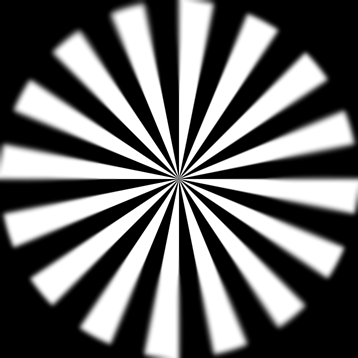
%> input picture Proyecto aberraciones opticas/Imagenes/curvatura.png, 358 x 358 px
$ octave main_Dec.m   (GNU Octave 9; MATLAB toolbox functions it lacks are replaced by stand-ins)
%> lines starting %> are read from the running program, lines starting %| are printed output that depends on the picture; long printed decimals are rounded
### Proyecto aberraciones opticas/pLap_Deconvolution.m
%% -----------------Fundamentos Matem�ticos - MOVA 2018----------------- %%
%                                                                         %
% I. Ramirez, E. Schiavi                                                  %
% URJC - Madrid 2018                                                      %
%%-----------------------------------------------------------------------%%
function [varout]= pLap_Deconvolution(varin)
%-------------------------------------------------------------------------%
%                             STOP Criteria                               %
%-------------------------------------------------------------------------%
StopCriteria_u = 1e-6;
StopCriteria_e = 1e-6;
%-------------------------------------------------------------------------%
%                            Initializations                              %
%-------------------------------------------------------------------------%


kernel  = varin.kernel;
kernel_F= varin.kernel_F;
R           =@(x) real(ifft2(kernel_F.*fft2(x)));
RT          =@(x) real(ifft2(conj(kernel_F).*fft2(x)));

p       = varin.p;
f       = varin.f;
u       = f;
lambda  = varin.lambda;
Nit     = varin.Nit;
dt      = varin.dt;
im_org  = varin.im_org;
Verbose = varin.Verbose;

epsilon = 1e-6;
switch Verbose
    case 0

    case 1

    case 2
        figure,
        set(gcf, 'Units', 'Normalized', 'OuterPosition', [0.15, 0.3, 0.7, 0.4]);
end


%-------------------------------------------------------------------------%
%                               Algorithm                                 %
%-------------------------------------------------------------------------%
for iter=1:Nit
    % Verbose
    switch Verbose
        case 0

            disp(['Iter: ',num2str(iter)])

        case 1
            if ~mod(iter,100)
                imshow(u),pause(0.01)
            end
            [en(iter),pr(iter),fi(iter)] = pEnergy_R(u,f,lambda,p,R);
            psnr(iter) = PSNR(u,im_org);
            disp(['Iter: ',num2str(iter),' PSNR: ', num2str(psnr(iter)), ' Total Energy: ', num2str(en(iter)), ' Prior: ', num2str(pr(iter)), ' Fidelity: ',num2str(fi(iter)) ])
        case 2
            [en(iter),pr(iter),fi(iter)] = pEnergy_R(u,f,lambda,p,R);
            psnr(iter) = PSNR(u,im_org);
            subplot(131), imshow(u)
            subplot(132), plot(en,'r'), hold on,plot(fi,'b'),plot(pr,'g')
            legend('Total Energy','Fidelity','Prior'), grid on
            subplot(133), plot(psnr,'c'), legend('PSNR (db)'), grid on
            pause(0.01)
    end
%----------------------------- Completar ---------------------------------%

    % Algoritmo
    ux = gradx(u,'forward');
    uy = grady(u,'forward');
    mod_grad = sqrt(ux.^2 + uy.^2 + epsilon^2);
    b = mod_grad.^(p-2);
    % Laplaciano
    lap = div_x(b.*ux) + div_y(b.*uy);
    % Descenso

    u  = u - dt*(-lap + lambda.*RT(R(u)-f));

%----------------------------- Completar ---------------------------------%
end
% Variables de salida
if Verbose == 0
    varout.u        = u;
else
    varout.u        = u;
    varout.en       = en;
    varout.pr       = pr;
    varout.fi       = fi;
    varout.psnr     = psnr;
end
end

### Proyecto aberraciones opticas/pEnergy_R.m
function [energy,fidelity,prior]=pEnergy(u,f,lambda,p,R)
% Calculates TV(u)+lambda*||u-f||^2
dim = size(u);
Omega = dim(1)*dim(2);
ux       =gradx(u,'forward');
uy       =grady(u,'forward');
modGrad= sqrt(ux.^2+uy.^2 ).^p;
fidelity = (R(u)-f).^2;
prior=sum(modGrad(:))/Omega;
fidelity=sum(fidelity(:))/Omega;
energy= (1/p)*prior+(lambda/2).*fidelity;

end

### Proyecto aberraciones opticas/PSNR.m
function psnr=PSNR(I1, I2)
% function psnr=PSNR(I1, I2)
% Funcion que calcula la Relaci?n Se?al a Ruido de Pico entre dos imagenes

if (size(I1)~=size(I2))
    error('Las im?genes tienen que tener el mismo tama?o');
end

maximo=max(max(I1(:)),max(I2(:)));
maximo = min(1,maximo);
N=size(I1,1);
M=size(I1,2);
P=size(I1,3);

if (P==1)
    MSE=(1/(M*N))*sum(sum((I1-I2).^2));
else
    MSE=(1/(M*N*P))*sum(sum(sum((I1-I2).^2)));
end
psnr=20*log10(maximo/sqrt(MSE));
end

### Proyecto aberraciones opticas/div_x.m
function p1x = div_x(p1)
% parcial en x backward ------------------%
p1x=zeros(size(p1));
p1x(:,1, :)=p1(:,1,:);
p1x(:,2:end-1, :)=p1(:,2:end-1,:)-p1(:,1:end-2,:);
p1x(:,end, :)=-p1(:,end-1,:);
%-------------------------------------------------------------------------%
end

### Proyecto aberraciones opticas/div_y.m
function p2y = div_y(p2)
% parcial en x backward ------------------%
p2y=zeros(size(p2));
p2y(1,:, :)=p2(1,:,:);
p2y(2:end-1,:, :)=p2(2:end-1,:,:)-p2(1:end-2,:,:);
p2y(end,:, :)=-p2(end-1,:,:);
%-------------------------------------------------------------------------%
end

### Proyecto aberraciones opticas/gradx.m
%% Esta funci髇 calcula el gradiente de una imagen en la direcci髇 x (filas)
function ux = gradx(u,type)
% Rellenar:---------------------------------------------------------------%
switch type
    case 'central'
        ux=zeros(size(u));
        ux(:,2:end-1, :)=0.5*u(:,3:end,:)-0.5*u(:,1:end-2,:);
    case 'forward'
        ux=zeros(size(u));
        ux(:,1:end-1, :)=u(:,2:end,:) - u(:,1:end-1,:);
    case 'backward'
        ux=zeros(size(u));
        ux(:,2:end, :)= u(:,2:end,:) - u(:,1:end-1,:);
%-------------------------------------------------------------------------%
end

### Proyecto aberraciones opticas/grady.m
%% Esta funci髇 calcula el gradiente de una imagen en la direcci髇 y (columnas)
function uy = grady(u,type)
% Rellenar:---------------------------------------------------------------%
switch type
    case 'central'
        uy=zeros(size(u));
        uy(2:end-1, :, :)=0.5*u(3:end,:,:)-0.5*u(1:end-2,:,:);
    case 'forward'
        uy=zeros(size(u));
        uy(1:end-1, :, :)=u(2:end,:,:) - u(1:end-1,:,:);
    case 'backward'
        uy=zeros(size(u));
        uy(2:end,:,:)= u(2:end,:,:) - u(1:end-1,:,:);
%-------------------------------------------------------------------------%
end

### Proyecto aberraciones opticas/main_Dec.m
%% -----------------Fundamentos Matem???ticos - MOVA 2018----------------- %%
%                        Pr???ctica 2  - Deconvolution                      %
% I. Ramirez, E. Schiavi                                                  %
% URJC - Madrid 2018                                                      %
%%-----------------------------------------------------------------------%%


%% Cargar datos (im???genes)
clear all, close all, clc
imagen = imread('./Imagenes/curvatura.png');
%> imagen is the input picture: size 358x358x3 uint8; mean R, G, B 100.5, 100.5, 100.5
imagen = im2double(imagen);
%> imagen: size 358x358x3 double

%% Selecci???n de par???metros p = 2
% Definir el filtro de difusión lineal para corregir la aberración de curvatura de campo
kernel = fspecial('disk', 1);                   % Radio del filtro: 1
dim = size(imagen);
%> dim = [358 358 3]
kernel_F = psf2otf(kernel,[dim(1),dim(2)]);

% Proporcionamos los parametros para nuestro algoritmo
varin.lambda    = 1000;         % hyperpar?ametro de fidelidad
varin.Nit       = 3;            % numero de iteraciones del algoritmo
varin.dt        = 1e-2;         % tamaño del paso
varin.f         = imagen;       % imagen ruidosa (la imagen original ya tiene ruido)
varin.Verbose   = 1;            % Verbose
varin.im_org    = imagen;       % Imagen original para el c???mputo de la PSNR
varin.p         = 2;
varin.kernel    = kernel;
varin.kernel_F  = kernel_F;

% Ejecutamos el algoritmo
[varout] = pLap_Deconvolution(varin);
%> in pLap_Deconvolution, `kernel  = varin.kernel;`: kernel = [0.0251 0.145 0.0251; 0.145 0.318 0.145; 0.0251 0.145 0.0251]
%> in pLap_Deconvolution, `p       = varin.p;`: p = 2
%> in pLap_Deconvolution, `lambda  = varin.lambda;`: lambda = 1000
%> in pLap_Deconvolution, `Nit     = varin.Nit;`: Nit = 3
%> in pLap_Deconvolution, `dt      = varin.dt;`: dt = 0.01
%> in pLap_Deconvolution, `Verbose = varin.Verbose;`: Verbose = 1
%> the loop in pLap_Deconvolution, `for iter=1:Nit` made 3 passes
%| Iter: 1 PSNR: Inf Total Energy: 1.2935 Prior: 0.002536 Fidelity: 0.05134
%| Iter: 2 PSNR: 16.3936 Total Energy: 12.6665 Prior: 0.02506 Fidelity: 0.2729
%| Iter: 3 PSNR: 3.9337 Total Energy: 492.9406 Prior: 0.9853 Fidelity: 0.5874
%> pass 1, in pEnergy, `ux       =gradx(u,'forward');`:
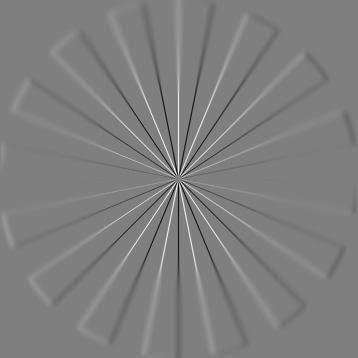
%> ux: size 358x358x3 double; mean R, G, B -5.57e-06, -5.63e-06, -6.09e-06; drawn with min black and max white
%> pass 1, in pEnergy, `uy       =grady(u,'forward');`:
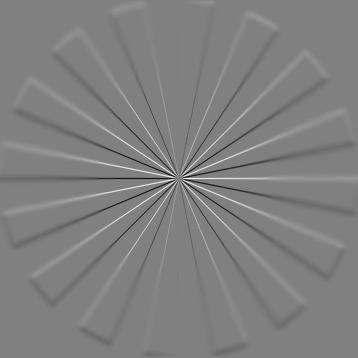
%> uy: size 358x358x3 double; mean R, G, B -1.82e-05, -1.84e-05, -1.82e-05; drawn with min black and max white
%> pass 1, in pEnergy, `modGrad= sqrt(ux.^2+uy.^2 ).^p;`:
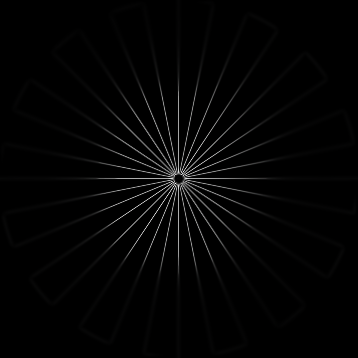
%> modGrad: size 358x358x3 double; mean R, G, B 0.0171, 0.0171, 0.0171; drawn with min black and max white
%> pass 1, in pEnergy, `fidelity = (R(u)-f).^2;`:
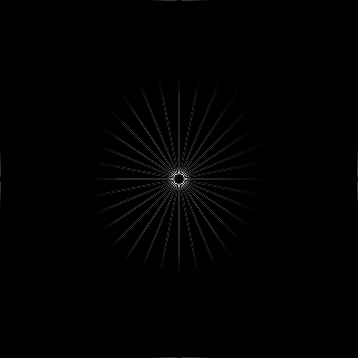
%> fidelity: size 358x358x3 double; mean R, G, B 0.000845, 0.000845, 0.000845; drawn with min black and max white
%> after the loop in pLap_Deconvolution, `for iter=1:Nit`:
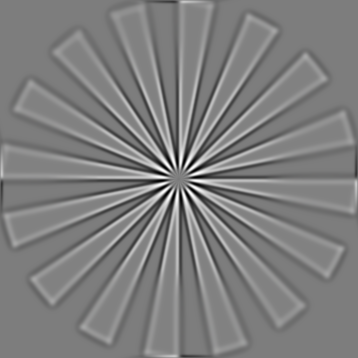
%> u: size 358x358x3 double; mean R, G, B 0.4, 0.4, 0.4; drawn with min black and max white
%> after the loop in pLap_Deconvolution, `for iter=1:Nit`: en = [1.29 12.67 492.9]; fi = [0.0513 0.273 0.587]; pr = [0.00254 0.0251 0.985]; psnr = [Inf 16.39 3.93]
%> in pLap_Deconvolution, `varout.en       = en;`: varout.en = [1.29 12.67 492.9]
%> in pLap_Deconvolution, `varout.pr       = pr;`: varout.pr = [0.00254 0.0251 0.985]
%> in pLap_Deconvolution, `varout.fi       = fi;`: varout.fi = [0.0513 0.273 0.587]
%> in pLap_Deconvolution, `varout.psnr     = psnr;`: varout.psnr = [Inf 16.39 3.93]
%> varout = {en [1.29 12.67 492.9], pr [0.00254 0.0251 0.985], fi [0.0513 0.273 0.587], psnr [Inf 16.39 3.93]}

% Mostramos el resultado
u2 = varout.u;

%% Comparacion con metodos de matlab
close all
%> (the run ends here)
